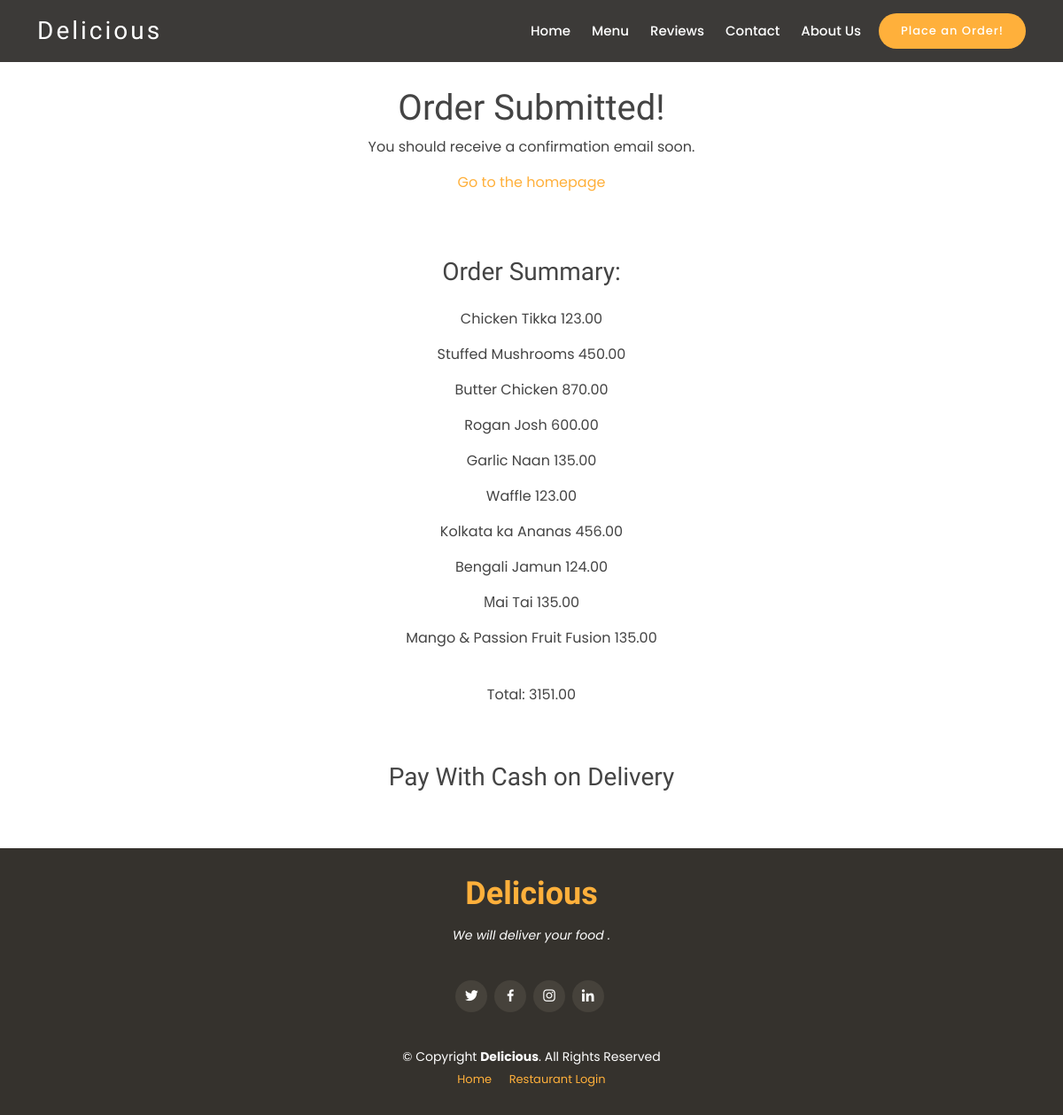
The page /order-confirmation/5 on the database its author committed.
### customer/models.py (models this page shows, shortened)
class MenuItem(models.Model):
    name = models.CharField(max_length=100)
    description = models.TextField()
    image = models.ImageField(upload_to='menu_images/')
    price = models.DecimalField(max_digits=20, decimal_places=2)
    category = models.ManyToManyField('Category', related_name='item')

class OrderModel(models.Model):
    created_on = models.DateTimeField(auto_now_add=True)
    price = models.DecimalField(max_digits=20, decimal_places=2)
    items = models.ManyToManyField('MenuItem', related_name='order', blank=True)
    name = models.CharField(max_length=50, blank=True)
    email = models.CharField(max_length=50, blank=True)
    street = models.CharField(max_length=50, blank=True)
    city = models.CharField(max_length=50, blank=True)
    state = models.CharField(max_length=15, blank=True)
    zip_code = models.IntegerField(blank=True, null=True)
    is_paid = models.BooleanField(default=False)
    is_shipped = models.BooleanField(default=False)

### customer/views.py (the view, shortened to what this page needs)
# urls.py: path('order-confirmation/<int:pk>', OrderConfirmation.as_view(),
class OrderConfirmation(View):
    def get(self, request, pk, *args, **kwargs):
        order = OrderModel.objects.get(pk=pk)
        context = {
            'pk': order.pk,
            'items': order.items,
            'price': order.price,
        }
        return render(request, 'customer/order_confirmation.html', context)

### customer/templates/customer/order_confirmation.html
{% extends 'customer/base.html' %}
{% block content %}
{% include 'customer/all_other_navigation.html' %}
<div class="container mb-5">
    <div class="row justify-content-center mt-1">
        <div class="col-md-5 col-sm-12 p-4 text-center">
            <h1>Order Submitted!</h1>
            <p>You should receive a confirmation email soon.</p>
            <a href="{% url 'index' %}">Go to the homepage</a>
        </div>
    </div>
    <div class="row justify-content-center mt-5">
        <div class="col-md-5 col-sm-12 text-center">
            <h3 class="pb-3">Order Summary:</h3>
            {% for item in items.all %}
                <p>{{ item.name }} <span class="pl-3">{{ item.price }}</span></p>
            {% endfor %}
            <p class="font-weight-bold pt-4">Total: {{ price }}</p>
        </div>
    </div>
    <div class="row justify-content-center pb-2 pt-5">
        <div class="col-md-6 text-center">
            <h3>Pay With Cash on Delivery</h3>
        </div>
    </div>
</div>
{% endblock content %}

### statics/css/style.css (style rules this page uses)
body { font-family: "Poppins", sans-serif; color: #444444; }
a { text-decoration: none; color: #ffb03b; }
h1, h2, h3, h4, h5, h6 { font-family: "Satisfy", sans-serif; }

### rows shown on the page
MenuItem: name "Chicken Tikka", price "123.00"
MenuItem: name "Stuffed Mushrooms", price "450.00"
MenuItem: name "Butter Chicken", price "870.00"
MenuItem: name "Rogan Josh", price "600.00"
MenuItem: name "Garlic Naan", price "135.00"
MenuItem: name "Waffle", price "123.00"
MenuItem: name "Kolkata ka Ananas", price "456.00"
MenuItem: name "Bengali Jamun", price "124.00"
MenuItem: name "Μai Tai", price "135.00"
MenuItem: name "Mango & Passion Fruit Fusion", price "135.00"
OrderModel: price "3151.00"
